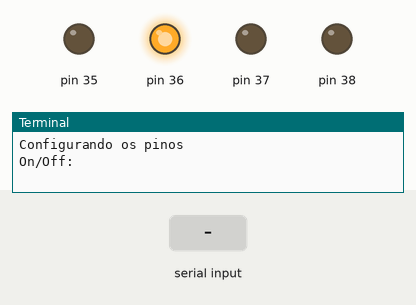
This program was run on a simulated Raspberry Pi (header pin numbers). On the bench: output pins drawn as LEDs (lit = HIGH), the last lines printed to the terminal. The test bench sets the inputs (shaded band).

Above: at 1.2 s.
1.3 s: "0" typed at the terminal, then Enter
At 1.7 s:
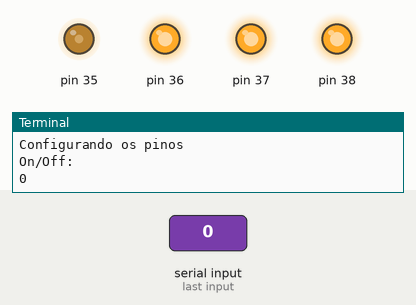
At 2.7 s:
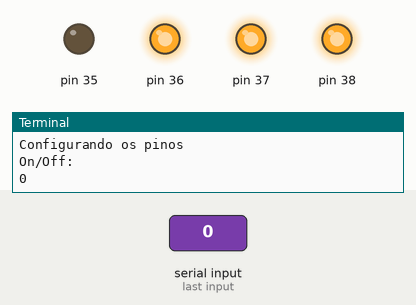
Timing chart, 0 to 10.3 s (numbered marks = the images above; inputs shaded):
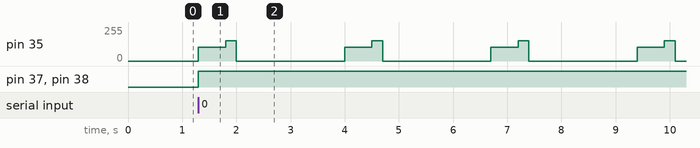

Measured:
- after the input at 1.3 s, pin 35: 0/255 → 102/255 at once, then repeats every 2.7 s: 153/255 0.20 s, 0/255 2.0 s, 102/255 0.50 s; pin 37, pin 38: LOW → HIGH at once

The program:

pwm.py
```python
import RPi.GPIO as IO
import motor_dc as dc
import time
import threading

dc.config_IO()
direct = int(raw_input('On/Off: '))
dc.direction(direct)
p = dc.config_PWM()

for i in range(0,25):
    p.ChangeDutyCycle(40) # Duty cicle de partida
    time.sleep(.5)
    p.ChangeDutyCycle(60) # Duty cicle de partida
    time.sleep(.2)
    p.ChangeDutyCycle(0) # Duty cicle para o movimento
    time.sleep(2)
while 1:
    DC = int(raw_input('Duty Cycle: '))
    if DC != 0:
        p.ChangeDutyCycle(DC) # Duty cicle de partida
        time.sleep(.25)
        # pwm.ChangeDutyCycle(35) # Duty cicle para o movimento
        # time.sleep(.1)
        p.ChangeDutyCycle(0) # Duty cicle para o movimento
        time.sleep(9.75)
    else:
        break

print('Fim do programa.')
IO.cleanup()
```

motor_dc.py
```python
import RPi.GPIO as gpio

def config_IO(pwm = 35, rele_1 = 37, rele_2 = 38, vcc = 36):
    # Desabilitar os avisos
    gpio.setwarnings(False)

    # Programando os GPIO pin por Board (Numero real do pino)
    gpio.setmode(gpio.BOARD)

    # Inicializa o pino 35 como pino de saida
    gpio.setup(rele_1, gpio.OUT)
    gpio.setup(rele_2, gpio.OUT)
    gpio.setup(pwm, gpio.OUT)
    gpio.setup(vcc, gpio.OUT)
    gpio.output(vcc,gpio.HIGH)
    print('Configurando os pinos')

def direction(direct = 0, rele_1 = 37, rele_2 = 38):
    if(direct == 0):
        gpio.output(rele_1, gpio.HIGH)
        gpio.output(rele_2, gpio.HIGH)
    else:
        gpio.output(rele_1, gpio.LOW)
        gpio.output(rele_2, gpio.LOW)

def config_PWM(freq = 100, pwm = 35, verbose=False):
    # GPIO 35, PWM de saida com frequencia de 100Hz
    if verbose == True: print('Configurando o gpio {} como PWM left e o gpio {} como PWM rigth.' .format(IO1, IO2))
    p = gpio.PWM(pwm, freq)

    # Gera o sinal do PWM com 0% de Duty Cycle
    if verbose == True: print('Iniciando os PWMs com Duty Cycle igual a 0 - Motor parado.\n')
    p.start(0)

    return p
```
